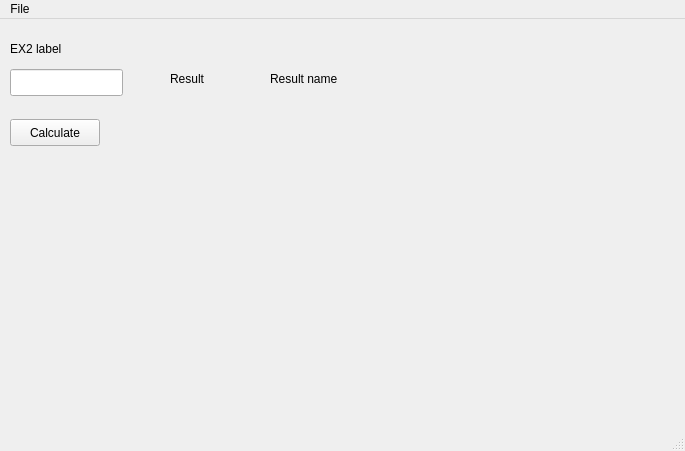
<?xml version="1.0" encoding="UTF-8"?>
<ui version="4.0">
 <class>MainWindow</class>
 <widget class="QMainWindow" name="MainWindow">
  <property name="geometry">
   <rect>
    <x>0</x>
    <y>0</y>
    <width>685</width>
    <height>451</height>
   </rect>
  </property>
  <property name="windowTitle">
   <string>MainWindow</string>
  </property>
  <widget class="QWidget" name="centralwidget">
   <widget class="QLabel" name="label">
    <property name="geometry">
     <rect>
      <x>10</x>
      <y>20</y>
      <width>70</width>
      <height>19</height>
     </rect>
    </property>
    <property name="text">
     <string>EX2 label</string>
    </property>
   </widget>
   <widget class="QLineEdit" name="lineEdit">
    <property name="geometry">
     <rect>
      <x>10</x>
      <y>50</y>
      <width>113</width>
      <height>27</height>
     </rect>
    </property>
   </widget>
   <widget class="QPushButton" name="pushButton">
    <property name="geometry">
     <rect>
      <x>10</x>
      <y>100</y>
      <width>90</width>
      <height>27</height>
     </rect>
    </property>
    <property name="text">
     <string>Calculate</string>
    </property>
   </widget>
   <widget class="QLabel" name="res">
    <property name="geometry">
     <rect>
      <x>170</x>
      <y>50</y>
      <width>70</width>
      <height>19</height>
     </rect>
    </property>
    <property name="text">
     <string>Result</string>
    </property>
   </widget>
   <widget class="QLabel" name="resname">
    <property name="geometry">
     <rect>
      <x>270</x>
      <y>50</y>
      <width>101</width>
      <height>19</height>
     </rect>
    </property>
    <property name="text">
     <string>Result name</string>
    </property>
   </widget>
  </widget>
  <widget class="QMenuBar" name="menubar">
   <property name="geometry">
    <rect>
     <x>0</x>
     <y>0</y>
     <width>685</width>
     <height>24</height>
    </rect>
   </property>
   <widget class="QMenu" name="menuLoad">
    <property name="title">
     <string>File</string>
    </property>
    <addaction name="actionSave"/>
    <addaction name="actionLoad"/>
   </widget>
   <addaction name="menuLoad"/>
  </widget>
  <widget class="QStatusBar" name="statusbar"/>
  <action name="actionSave">
   <property name="text">
    <string>Save</string>
   </property>
  </action>
  <action name="actionLoad">
   <property name="text">
    <string>Load</string>
   </property>
  </action>
 </widget>
 <resources/>
 <connections/>
</ui>
